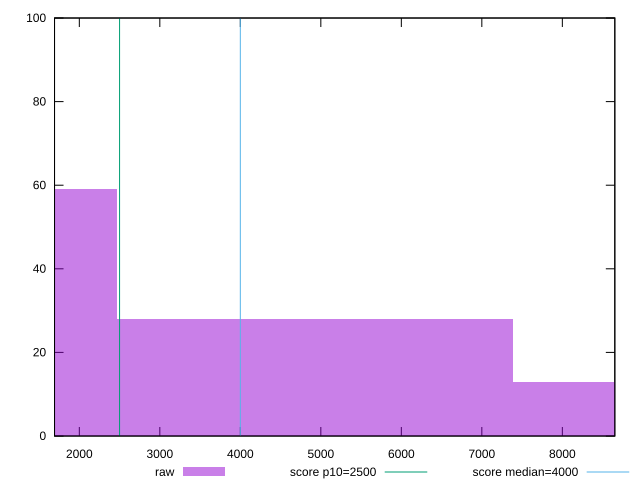

The gnuplot source for this figure:
reset

$raw <<EOF
0 59
4926.995001056545 28
9853.99000211309 13
EOF

set key outside below
set boxwidth 4926.995001056545
set xrange [1692.111:8651.9525]
set yrange [0:100]
set trange [0:100]
set style fill transparent solid 0.5 noborder

set parametric
set terminal svg size 640, 490 enhanced background rgb 'white'
set output "reports/report_00028_2021-02-24T12-49-42.674Z/largest-contentful-paint/samples/agenda/raw/histogram.svg"

plot $raw title "raw" with boxes, \
     2500,t title "score p10=2500", \
     4000,t title "score median=4000"

reset
